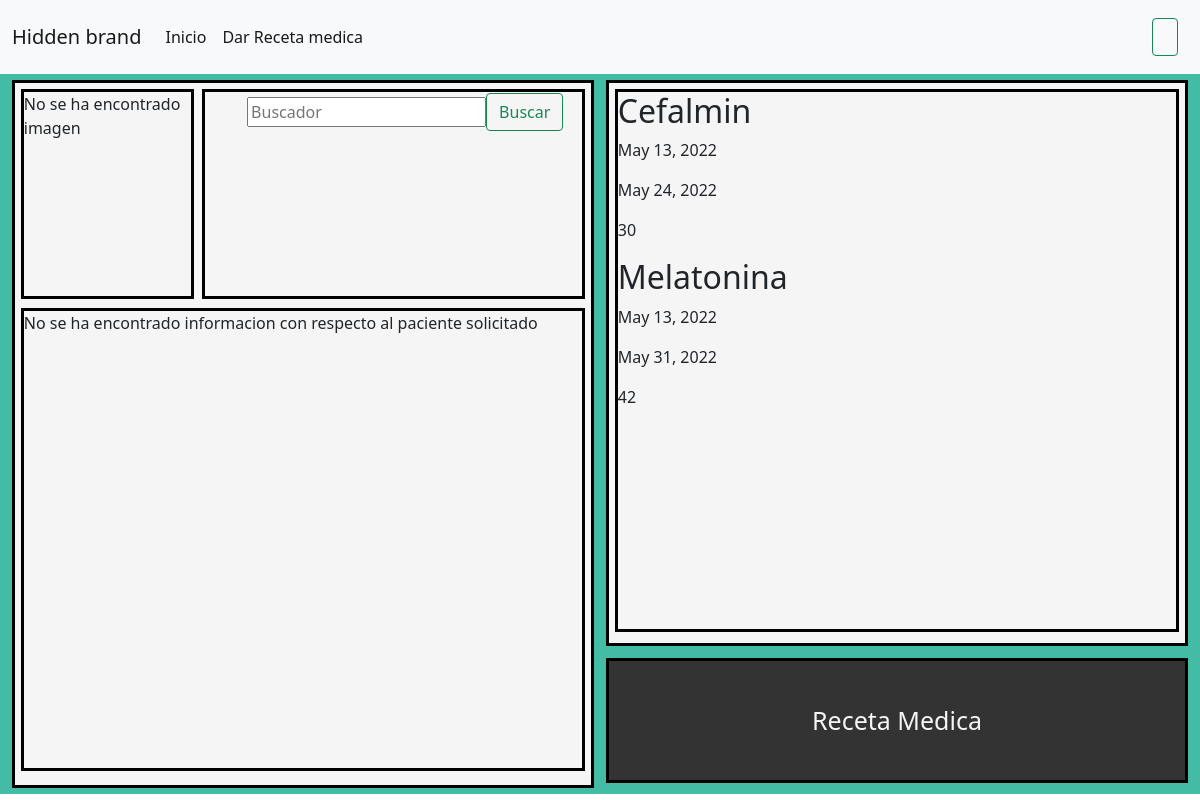
Screenshot of /medico_home/ with the database file from the repository.
### polls/models.py (models this page shows, shortened)
class Medicamento(models.Model):
    nombre_medicamento = models.CharField(max_length=25)
    fecha_elab_medicamento = models.DateField(null=True)
    fecha_venc_medicamento = models.DateField(null=True)
    cantidad_medicamento = models.CharField(max_length=4)

### polls/views.py (the view)
# urls.py: path('medico_home/', views.medico_home, name='medico_home'),
def medico_home(request):
    buscar_paciente = request.GET.get('buscador_paciente')
    medicamento = Medicamento.objects.all()
    paciente = Paciente.objects.all()
    verif = False
    if buscar_paciente and Paciente.objects.filter(Q(run_paciente = buscar_paciente)):
        paciente = Paciente.objects.filter(Q(run_paciente = buscar_paciente))
        verif = True
    data = {
        'paciente':paciente,
        'medicamento': medicamento,
        'verif':verif
    }
    return render(request, 'medico/medico_home.html', data)

### polls/templates/medico/medico_home.html (shortened to what this page needs)
{% extends 'base/base.html' %}
{% load static %}
{% block styles %}
<link rel="stylesheet" href="{% static 'styles/farm_home.css' %}?{% now 'U' %}">
<link rel="stylesheet" href="{% static 'styles/medico_home.css' %}?{% now 'U' %}">
{% endblock %}
{% block link0 %}
<a class="nav-link active" aria-current="page" href="{% url 'medico_home' %}">Inicio</a>
{% endblock %}
{% block link2 %}
<a class="nav-link active" aria-current="page" href="{% url 'medico_receta_medica' %}">Dar Receta medica</a>
{% endblock %}
{% block main %}
  <div class='box_paciente'>
    <div class='buscador_paciente'>
      <form class="d-flex" method='GET' action='{% url 'medico_home' %}'>
        <input name='buscador_paciente' type='search' placeholder='Buscador'>
        <button class="btn btn-outline-success" type="submit">Buscar</button>
      </form>
    </div>
    {% if verif %}
      {% for p in paciente %}
      <div class='img_paciente'>
        <img src='{{ p.img_paciente.url }}' width='100%' height='100%'>
      </div>
      <div class='informacion_paciente'>
        <h2>{{ p.run_paciente }}</h2>
        <h2>{{ p.dv_paciente }}</h2>
        <h2>{{ p.nombre_paciente }}</h2>
        <h2>{{ p.apellido_paciente }}</h2>
        <h2>{{ p.edad_paciente }}</h2>
        <h2>{{ p.sexo_paciente }}</h2>
        <h2>{{ p.direccion_paciente }}</h2>
        <h2>{{ p.mail_paciente }}</h2>
        <h2>{{ p.numero_telefonico }}</h2>
      </div>
      {% endfor %}
    {% else %}
      <div class='img_paciente'>
        <p>No se ha encontrado imagen</p>
      </div>
      <div class='informacion_paciente'>
        <p>No se ha encontrado informacion con respecto al paciente solicitado</p>
      </div>
    {% endif %}
  </div>
  <div class='box_stock'>
    <div class='informacion_stock'>
      {% for s in medicamento %}
      <h2>{{ s.nombre_medicamento }}</h2>
      <p>{{ s.fecha_elab_medicamento }}</p>
      <p>{{ s.fecha_venc_medicamento }}</p>
      <p>{{ s.cantidad_medicamento }}</p>
      {% endfor %}
    </div>
  </div>
  <div class='hacer_receta_medica'>
    <a href="{% url 'medico_receta_medica' %}">Receta Medica</a>
  </div>
{% endblock %}

### polls/static/styles/base.css (style rules this page uses)
body { padding: 0%; margin: 0%; height: 100vh; width: 100%; background-color: aliceblue; scroll-behavior: smooth; }
button { margin: 3px; height: 10%; margin-top: -3px; }

### polls/static/styles/farm_home.css (style rules this page uses)
.box_paciente { float: left; height: 100%; width: 48.5%; margin: 0%; margin-left: 1%; margin-right: .5%; padding: 0%; border: solid black; background-color: whitesmoke; }
.img_paciente { float: left; border: solid black; height: 30%; width: 30%; margin: 1%; margin-right: .5%; }
.buscador_paciente { float: right; border: solid black; height: 30%; width: 66.5%; margin: 1%; }
.informacion_paciente { float: left; border: solid black; height: 66%; width: 98%; margin: 1%; margin-top: .5%; margin-right: .5%; }
.box_stock { float: right; height: 80%; width: 48.5%; margin: 0%; margin-left: .5%; margin-right: 1%; padding: 0%; border: solid black; background-color: whitesmoke; }
.informacion_stock { float: right; border: solid black; height: 97%; width: 98%; margin: 1%; }
.d-flex { padding: 1px 200px; justify-content: center; align-items: center; }

### polls/static/styles/medico_home.css (style rules this page uses)
.informacion_paciente { float: left; border: solid black; height: 66%; width: 98%; margin: 1%; margin-top: .5%; margin-right: .5%; }
.hacer_receta_medica { float: right; border: solid black; background-color: whitesmoke; height: 17.6%; width: 48.5%; margin-top: 1%; margin-right: 1%; }
.hacer_receta_medica a { background-color: #333; color: whitesmoke; text-align: center; width: 100%; height: 100%; display: flex; font-size: 25px; justify-content: center; align-items: center; text-decoration: none; }

### rows the page displays
Medicamento: nombre_medicamento "Cefalmin", fecha_elab_medicamento "May 13, 2022", fecha_venc_medicamento "May 24, 2022", cantidad_medicamento "30"
Medicamento: nombre_medicamento "Melatonina", fecha_elab_medicamento "May 13, 2022", fecha_venc_medicamento "May 31, 2022", cantidad_medicamento "42"
